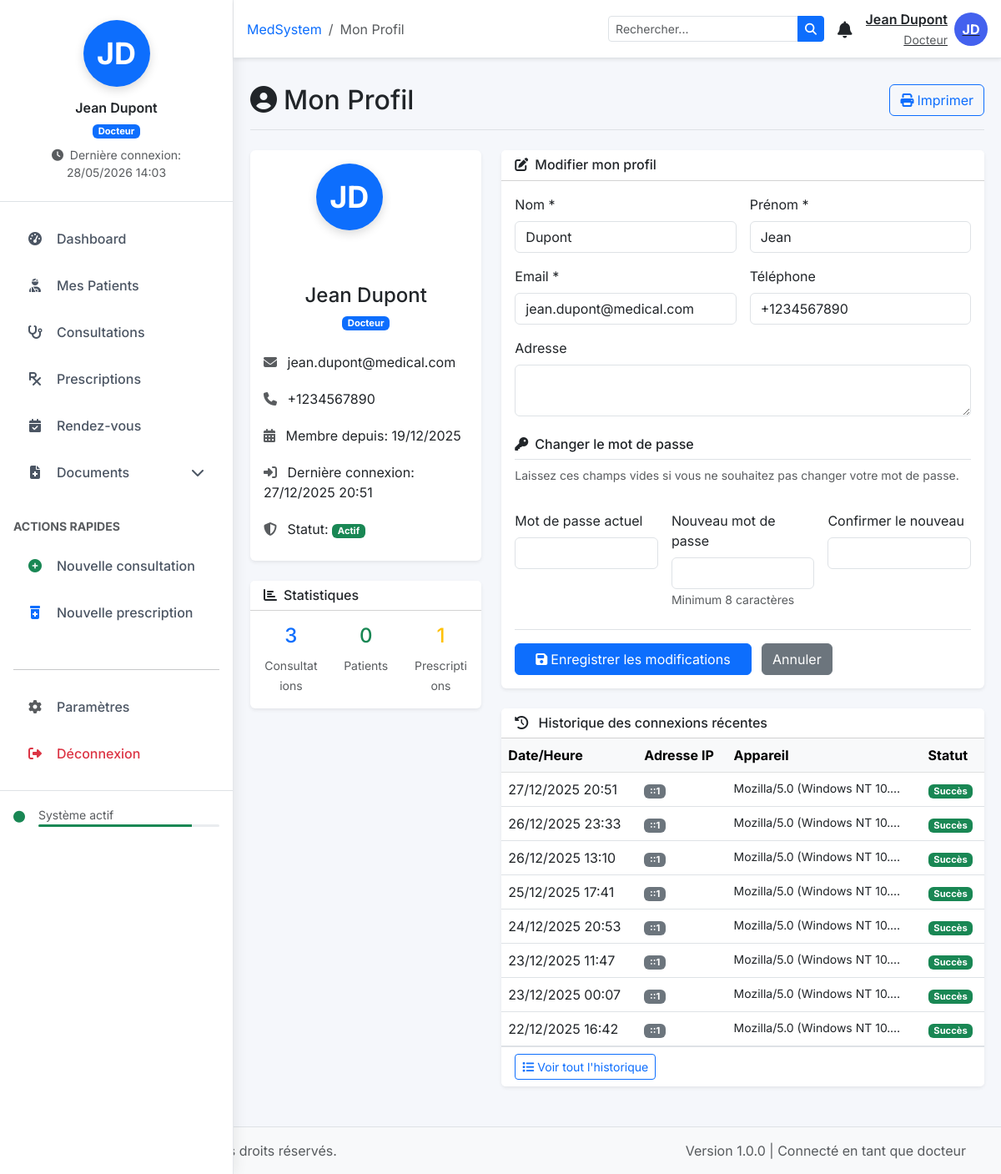
The page /docteur/profile.php (signed in) on the database its author committed.
### tables this page shows
CREATE TABLE `utilisateurs` (
  `id` int(11) NOT NULL,
  `nom` varchar(50) NOT NULL,
  `prenom` varchar(50) NOT NULL,
  `email` varchar(100) NOT NULL,
  `password` varchar(255) NOT NULL,
  `role` enum('docteur','secretaire','assistant','admin') NOT NULL,
  `specialite` varchar(100) DEFAULT NULL,
  `telephone` varchar(20) DEFAULT NULL,
  `adresse` text,
  `date_naissance` date DEFAULT NULL,
  `sexe` enum('M','F') DEFAULT NULL,
  `photo` varchar(255) DEFAULT NULL,
  `statut` enum('actif','inactif','suspendu') DEFAULT 'inactif',
  `jours_consultation` varchar(190) DEFAULT NULL,
  `derniere_connexion` datetime DEFAULT NULL,
  `date_creation` timestamp NOT NULL DEFAULT CURRENT_TIMESTAMP,
  `signature` varchar(250) DEFAULT NULL,
  `date_modification` timestamp NOT NULL DEFAULT CURRENT_TIMESTAMP ON UPDATE CURRENT_TIMESTAMP,
  `verification_code` varchar(32) DEFAULT NULL,
  `otp_code` varchar(6) DEFAULT NULL,
  `otp_expires_at` datetime DEFAULT NULL,
  `email_verified_at` datetime DEFAULT NULL,
  `otp_verified` tinyint(1) DEFAULT '0'
);

### docteur/profile.php (the view, shortened to what this page needs)
<?php
require_once '../includes/header.php';
$user_id = $_SESSION['user_id'];
$stmt = $pdo->prepare("
    SELECT u.*,
           (SELECT COUNT(*) FROM consultations WHERE docteur_id = u.id) as consultations_count,
           (SELECT COUNT(*) FROM patients WHERE created_by = u.id) as patients_count,
           (SELECT COUNT(*) FROM prescriptions WHERE docteur_id = u.id) as prescriptions_count
    FROM utilisateurs u
    WHERE u.id = ?
");
$stmt->execute([$user_id]);
$user = $stmt->fetch();
$stmt = $pdo->prepare("
    SELECT * FROM login_logs
    WHERE user_id = ?
    ORDER BY login_time DESC
    LIMIT 10
");
$stmt->execute([$user_id]);
$logs = $stmt->fetchAll();
?>
<div class="d-flex justify-content-between flex-wrap flex-md-nowrap align-items-center py-3 mb-4 border-bottom">
    <h1 class="h2 mb-0">
        <i class="fas fa-user-circle me-2"></i>Mon Profil
    </h1>
    <div class="btn-toolbar">
        <button type="button" class="btn btn-outline-primary" onclick="printProfile()">
            <i class="fas fa-print me-1"></i>Imprimer
        </button>
    </div>
</div>
<div class="row">
    <div class="col-lg-4 mb-4">
        <div class="card shadow-sm border-0">
            <div class="card-body text-center">
                <div class="mb-4" style="width: 120px; height: 120px; margin: 0 auto;">
                    <div class="avatar-profile mx-auto">
                        <?php
                        $initials = strtoupper(substr($user['prenom'], 0, 1) . substr($user['nom'], 0, 1));
                        $roleColor = $user['role'] == 'admin' ? 'danger' :
                                    ($user['role'] == 'docteur' ? 'primary' :
                                    ($user['role'] == 'secretaire' ? 'success' : 'warning'));
                        ?>
                        <span class="avatar-initials bg-<?php echo $roleColor; ?>">
                            <?php echo $initials; ?>
                        </span>
                    </div>
                </div>
                <h4 class="mb-1"><?php echo htmlspecialchars($user['prenom'] . ' ' . $user['nom']); ?></h4>
                <span class="badge bg-<?php echo $roleColor; ?> mb-3"><?php echo ucfirst($user['role']); ?></span>
                <div class="list-group list-group-flush text-start">
                    <div class="list-group-item">
                        <i class="fas fa-envelope me-2 text-muted"></i>
                        <?php echo htmlspecialchars($user['email']); ?>
                    </div>
                    <?php if ($user['telephone']): ?>
                    <div class="list-group-item">
                        <i class="fas fa-phone me-2 text-muted"></i>
                        <?php echo htmlspecialchars($user['telephone']); ?>
                    </div>
                    <?php endif; ?>
                    <div class="list-group-item">
                        <i class="fas fa-calendar-alt me-2 text-muted"></i>
                        Membre depuis: <?php echo date('d/m/Y', strtotime($user['date_creation'])); ?>
                    </div>
                    <?php if ($user['derniere_connexion']): ?>
                    <div class="list-group-item">
                        <i class="fas fa-sign-in-alt me-2 text-muted"></i>
                        Dernière connexion: <?php echo date('d/m/Y H:i', strtotime($user['derniere_connexion'])); ?>
                    </div>
                    <?php endif; ?>
                    <div class="list-group-item">
                        <i class="fas fa-shield-alt me-2 text-muted"></i>
                        Statut:
                        <span class="badge bg-<?php echo $user['statut'] == 'actif' ? 'success' : 'danger'; ?>">
                            <?php echo ucfirst($user['statut']); ?>
                        </span>
                    </div>
                </div>
            </div>
        </div>
        <div class="card shadow-sm border-0 mt-4">
            <div class="card-header bg-white">
                <h6 class="mb-0"><i class="fas fa-chart-bar me-2"></i>Statistiques</h6>
            </div>
            <div class="card-body">
                <div class="row text-center">
                    <?php if ($user['role'] == 'docteur'): ?>
                    <div class="col-4">
                        <div class="h4 text-primary"><?php echo $user['consultations_count'] ?? 0; ?></div>
                        <small class="text-muted">Consultations</small>
                    </div>
                    <div class="col-4">
                        <div class="h4 text-success"><?php echo $user['patients_count'] ?? 0; ?></div>
                        <small class="text-muted">Patients</small>
                    </div>
                    <div class="col-4">
                        <div class="h4 text-warning"><?php echo $user['prescriptions_count'] ?? 0; ?></div>
                        <small class="text-muted">Prescriptions</small>
                    </div>
                    <?php endif; ?>
                </div>
            </div>
        </div>
    </div>
    <div class="col-lg-8">
        <div class="card shadow-sm border-0 mb-4">
            <div class="card-header bg-white">
                <h6 class="mb-0"><i class="fas fa-edit me-2"></i>Modifier mon profil</h6>
            </div>
            <div class="card-body">
                <form method="POST" id="profileForm">
                    <div class="row g-3">
                        <div class="col-md-6">
                            <label class="form-label">Nom *</label>
                            <input type="text" class="form-control" name="nom"
                                   value="<?php echo htmlspecialchars($user['nom']); ?>" required>
                        </div>
                        <div class="col-md-6">
                            <label class="form-label">Prénom *</label>
                            <input type="text" class="form-control" name="prenom"
                                   value="<?php echo htmlspecialchars($user['prenom']); ?>" required>
                        </div>
                        <div class="col-md-6">
                            <label class="form-label">Email *</label>
                            <input type="email" class="form-control" name="email"
                                   value="<?php echo htmlspecialchars($user['email']); ?>" required>
                        </div>
                        <div class="col-md-6">
                            <label class="form-label">Téléphone</label>
                            <input type="tel" class="form-control" name="telephone"
                                   value="<?php echo htmlspecialchars($user['telephone'] ?? ''); ?>">
                        </div>
                        <div class="col-12">
                            <label class="form-label">Adresse</label>
                            <textarea class="form-control" name="adresse" rows="2"><?php echo htmlspecialchars($user['adresse'] ?? ''); ?></textarea>
                        </div>
                        <div class="col-12 mt-4">
                            <h6 class="border-bottom pb-2">
                                <i class="fas fa-key me-2"></i>Changer le mot de passe
                            </h6>
                            <p class="text-muted small">
                                Laissez ces champs vides si vous ne souhaitez pas changer votre mot de passe.
                            </p>
                        </div>
                        <div class="col-md-4">
                            <label class="form-label">Mot de passe actuel</label>
                            <input type="password" class="form-control" name="current_password">
                        </div>
                        <div class="col-md-4">
                            <label class="form-label">Nouveau mot de passe</label>
                            <input type="password" class="form-control" name="new_password"
                                   minlength="8">
                            <small class="text-muted">Minimum 8 caractères</small>
                        </div>
                        <div class="col-md-4">
                            <label class="form-label">Confirmer le nouveau</label>
                            <input type="password" class="form-control" name="confirm_password">
                        </div>
                    </div>
                    <div class="mt-4 pt-3 border-top">
                        <button type="submit" class="btn btn-primary px-4">
                            <i class="fas fa-save me-1"></i>Enregistrer les modifications
                        </button>
                        <button type="reset" class="btn btn-secondary ms-2">Annuler</button>
                    </div>
                </form>
            </div>
        </div>
        <div class="card shadow-sm border-0">
            <div class="card-header bg-white">
                <h6 class="mb-0">
                    <i class="fas fa-history me-2"></i>
                    Historique des connexions récentes
                </h6>
            </div>
            <div class="card-body p-0">
                <div class="table-responsive">
                    <table class="table table-hover mb-0">
                        <thead class="table-light">
                            <tr>
                                <th>Date/Heure</th>
                                <th>Adresse IP</th>
                                <th>Appareil</th>
                                <th>Statut</th>
                            </tr>
                        </thead>
                        <tbody>
                            <?php if (empty($logs)): ?>
                            <tr>
                                <td colspan="4" class="text-center py-3 text-muted">
                                    Aucun historique de connexion
                                </td>
                            </tr>
                            <?php else: ?>
                                <?php foreach ($logs as $log): ?>
                                <tr>
                                    <td><?php echo date('d/m/Y H:i', strtotime($log['login_time'])); ?></td>
                                    <td>
                                        <span class="badge bg-secondary"><?php echo htmlspecialchars($log['ip_address']); ?></span>
                                    </td>
                                    <td>
                                        <small class="text-truncate d-block" style="max-width: 200px;">
                                            <?php echo htmlspecialchars($log['user_agent']); ?>
                                        </small>
                                    </td>
                                    <td>
                                        <?php if ($log['success']): ?>
                                        <span class="badge bg-success">Succès</span>
                                        <?php else: ?>
                                        <span class="badge bg-danger">Échec</span>
                                        <?php endif; ?>
                                    </td>
                                </tr>
                                <?php endforeach; ?>
                            <?php endif; ?>
                        </tbody>
                    </table>
                </div>
            </div>
            <div class="card-footer bg-white border-top">
                <a href="logs.php" class="btn btn-sm btn-outline-primary">
                    <i class="fas fa-list me-1"></i>Voir tout l'historique
                </a>
            </div>
        </div>
    </div>
</div>
<?php require_once '../includes/footer.php'; ?>

### includes/header.php (style rules this page uses)
:root { --primary: #4361ee; --primary-dark: #3a56d4; --primary-light: #edf2ff; --sidebar-width: 280px; }
body { font-family: 'Inter', sans-serif; background-color: #f5f7fb; overflow-x: hidden; }
html { scrollbar-color: var(--primary); -webkit-backdrop-filter: blur(); }

### includes/sidebar.php (style rules this page uses)
.avatar-initials { width: 80px; height: 80px; border-radius: 50%; display: flex; align-items: center; justify-content: center; font-size: 24px; font-weight: bold; color: white; box-shadow: 0 4px 12px rgba(0,0,0,0.15); }
.badge { font-size: 0.7rem; padding: 0.25em 0.6em; }

### docteur/profile.php (style rules this page uses)
.avatar-profile { width: 120px; height: 120px; margin: 0 auto; }
.avatar-initials { border-radius: 50%; display: flex; align-items: center; justify-content: center; font-size: 36px; font-weight: bold; color: white; }
.list-group-item { border: none; padding: 10px 0; }

### rows shown on the page
utilisateurs: initials "JD", prenom+nom "Jean Dupont", role "Docteur", email "jean.dupont@medical.com", telephone "+1234567890", date_creation "19/12/2025", derniere_connexion "27/12/2025 20:51", statut "Actif", nom "Dupont", prenom "Jean"

### other values the page prints
$initials "JD"
$_SESSION['prenom'] "Jean"
$_SESSION['nom'] "Dupont"
$role "Docteur"
$_SESSION['last_login'] "28/05/2026 14:03"
$menu['title'] "Dashboard"
$menu['title'] "Mes Patients"
$menu['title'] "Consultations"
$menu['title'] "Prescriptions"
$menu['title'] "Rendez-vous"
$menu['title'] "Documents"
$title "Mon Profil"
$_SESSION['prenom'] . ' ' . $_SESSION['nom'] "Jean Dupont"
$_SESSION['role'] "Docteur"
$user['consultations_count'] "3"
